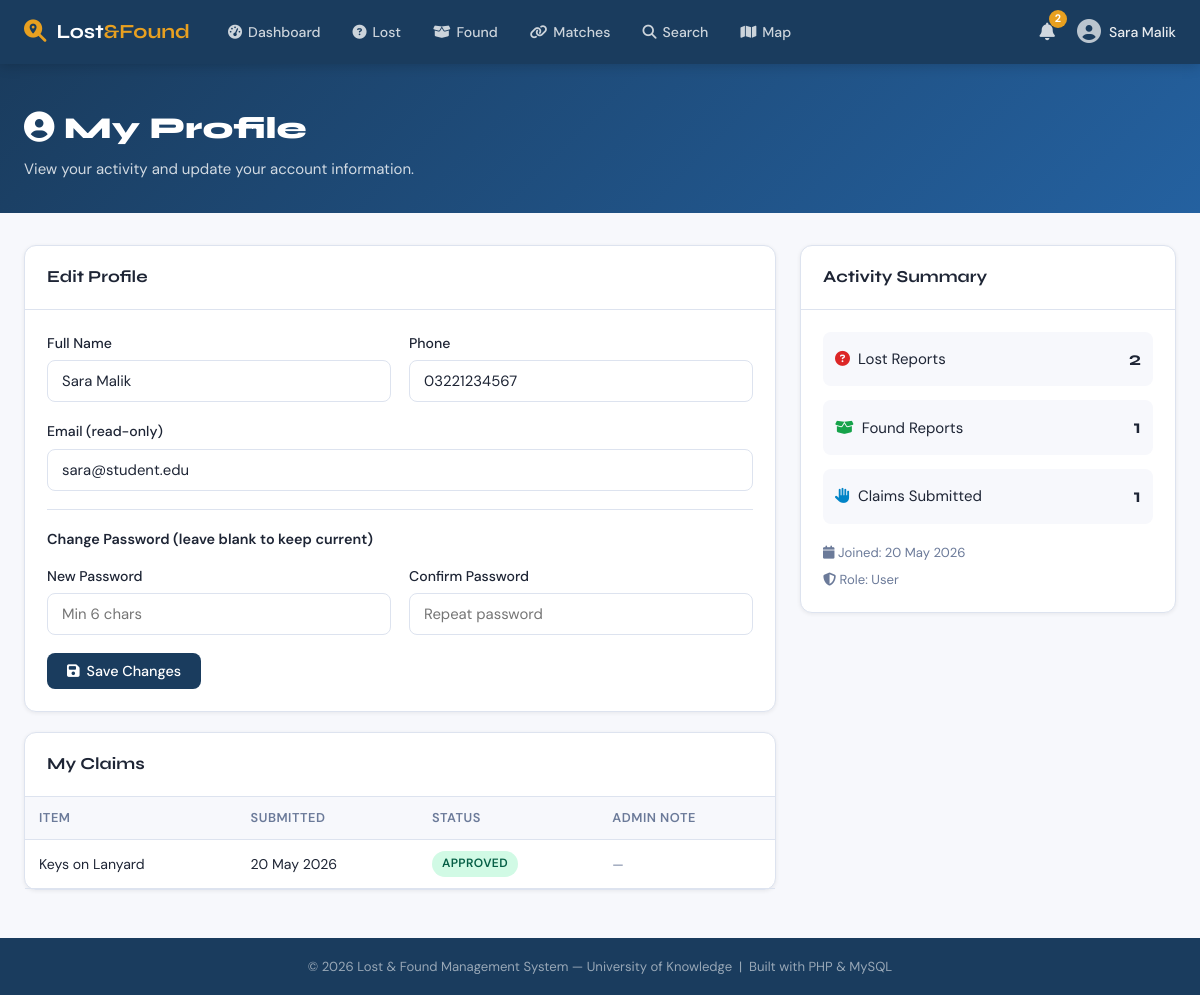
Screenshot of /profile.php (signed in) with the database file from the repository.
### tables this page shows
CREATE TABLE IF NOT EXISTS users (
    user_id      INT UNSIGNED AUTO_INCREMENT PRIMARY KEY,
    full_name    VARCHAR(100) NOT NULL,
    email        VARCHAR(150) NOT NULL UNIQUE,
    password     VARCHAR(255) NOT NULL,           
    phone        VARCHAR(20),
    role         ENUM('admin','user') NOT NULL DEFAULT 'user',
    avatar       VARCHAR(255)         DEFAULT 'default.png',
    is_active    TINYINT(1)           DEFAULT 1,
    created_at   DATETIME             DEFAULT CURRENT_TIMESTAMP,
    updated_at   DATETIME             DEFAULT CURRENT_TIMESTAMP ON UPDATE CURRENT_TIMESTAMP
);

CREATE TABLE IF NOT EXISTS claims (
    claim_id        INT UNSIGNED AUTO_INCREMENT PRIMARY KEY,
    found_item_id   INT UNSIGNED NOT NULL,
    claimant_id     INT UNSIGNED NOT NULL,
    proof_desc      TEXT NOT NULL,
    proof_image     VARCHAR(255) DEFAULT NULL,
    status          ENUM('pending','approved','rejected') DEFAULT 'pending',
    admin_note      TEXT DEFAULT NULL,
    reviewed_by     INT UNSIGNED DEFAULT NULL,
    submitted_at    DATETIME DEFAULT CURRENT_TIMESTAMP,
    reviewed_at     DATETIME DEFAULT NULL,
    CONSTRAINT fk_claim_item    FOREIGN KEY (found_item_id) REFERENCES found_items(item_id) ON DELETE CASCADE,
    CONSTRAINT fk_claim_user    FOREIGN KEY (claimant_id)   REFERENCES users(user_id)       ON DELETE CASCADE,
    CONSTRAINT fk_claim_admin   FOREIGN KEY (reviewed_by)   REFERENCES users(user_id)       ON DELETE SET NULL
);

CREATE TABLE IF NOT EXISTS found_items (
    item_id        INT UNSIGNED AUTO_INCREMENT PRIMARY KEY,
    user_id        INT UNSIGNED NOT NULL,
    category_id    INT UNSIGNED NOT NULL,
    location_id    INT UNSIGNED NOT NULL,
    name           VARCHAR(150) NOT NULL,
    description    TEXT,
    date_found     DATE NOT NULL,
    image_path     VARCHAR(255) DEFAULT NULL,
    status         ENUM('open','matched','claimed','closed') DEFAULT 'open',
    created_at     DATETIME DEFAULT CURRENT_TIMESTAMP,
    updated_at     DATETIME DEFAULT CURRENT_TIMESTAMP ON UPDATE CURRENT_TIMESTAMP,
    CONSTRAINT fk_found_user    FOREIGN KEY (user_id)     REFERENCES users(user_id)     ON DELETE CASCADE,
    CONSTRAINT fk_found_cat     FOREIGN KEY (category_id) REFERENCES categories(category_id),
    CONSTRAINT fk_found_loc     FOREIGN KEY (location_id) REFERENCES locations(location_id)
);

### includes/auth.php (called while the page is built, shortened)
<?php
function currentUser(): ?array {
    static $user = null;
    if ($user === null) {
        $db = getDB();
        $stmt = $db->prepare("SELECT * FROM users WHERE user_id = ?");
        $stmt->execute([$_SESSION['user_id']]);
        $user = $stmt->fetch() ?: null;
    }
    return $user;
}

### profile.php (the view, shortened to what this page needs)
<?php
require_once __DIR__ . '/includes/auth.php';
require_once __DIR__ . '/includes/functions.php';
$user  = currentUser();
$myLost  = getLostItems(currentUserId());
$myFound = getFoundItems(currentUserId());
$myClaims = getClaims(currentUserId());
?>
<?php require __DIR__ . '/includes/header.php'; ?>
<div class="page-header">
  <div class="container">
    <h1><i class="fa fa-user-circle"></i> My Profile</h1>
    <p>View your activity and update your account information.</p>
  </div>
</div>
<div class="page-body">
<div class="container">
<div class="two-col">
  <div style="display:flex;flex-direction:column;gap:20px;">
    <div class="card">
      <div class="card-header"><h2>Edit Profile</h2></div>
      <div class="card-body">
        <form method="POST">
          <div class="form-row">
            <div class="form-group">
              <label class="form-label">Full Name</label>
              <input type="text" name="full_name" class="form-control" value="<?= htmlspecialchars($user['full_name']) ?>" required>
            </div>
            <div class="form-group">
              <label class="form-label">Phone</label>
              <input type="text" name="phone" class="form-control" value="<?= htmlspecialchars($user['phone'] ?? '') ?>">
            </div>
          </div>
          <div class="form-group">
            <label class="form-label">Email (read-only)</label>
            <input type="email" class="form-control" value="<?= htmlspecialchars($user['email']) ?>" disabled>
          </div>
          <hr style="border:none;border-top:1px solid var(--border);margin:18px 0;">
          <h4 style="font-size:.9rem;font-weight:600;margin-bottom:14px;">Change Password (leave blank to keep current)</h4>
          <div class="form-row">
            <div class="form-group">
              <label class="form-label">New Password</label>
              <input type="password" name="new_password" class="form-control" placeholder="Min 6 chars">
            </div>
            <div class="form-group">
              <label class="form-label">Confirm Password</label>
              <input type="password" name="confirm_password" class="form-control" placeholder="Repeat password">
            </div>
          </div>
          <button type="submit" class="btn btn-primary"><i class="fa fa-save"></i> Save Changes</button>
        </form>
      </div>
    </div>
    <?php if ($myClaims): ?>
    <div class="card">
      <div class="card-header"><h2>My Claims</h2></div>
      <div class="card-body" style="padding:0;">
        <table>
          <thead><tr><th>Item</th><th>Submitted</th><th>Status</th><th>Admin Note</th></tr></thead>
          <tbody>
            <?php foreach ($myClaims as $c): ?>
            <tr>
              <td><?= sanitize($c['item_name']) ?></td>
              <td><?= date('d M Y', strtotime($c['submitted_at'])) ?></td>
              <td><?= statusBadge($c['status']) ?></td>
              <td style="font-size:.82rem;color:var(--text-muted)"><?= htmlspecialchars($c['admin_note'] ?? '—') ?></td>
            </tr>
            <?php endforeach; ?>
          </tbody>
        </table>
      </div>
    </div>
    <?php endif; ?>
  </div>
  <div>
    <div class="card sidebar-card">
      <div class="card-header"><h2>Activity Summary</h2></div>
      <div class="card-body">
        <div style="display:flex;flex-direction:column;gap:14px;">
          <div style="display:flex;justify-content:space-between;align-items:center;padding:12px;background:var(--surface);border-radius:8px;">
            <div><i class="fa fa-circle-question" style="color:var(--danger)"></i> &nbsp;Lost Reports</div>
            <strong style="font-family:var(--font-display);font-size:1.2rem;"><?= count($myLost) ?></strong>
          </div>
          <div style="display:flex;justify-content:space-between;align-items:center;padding:12px;background:var(--surface);border-radius:8px;">
            <div><i class="fa fa-box-open" style="color:var(--success)"></i> &nbsp;Found Reports</div>
            <strong style="font-family:var(--font-display);font-size:1.2rem;"><?= count($myFound) ?></strong>
          </div>
          <div style="display:flex;justify-content:space-between;align-items:center;padding:12px;background:var(--surface);border-radius:8px;">
            <div><i class="fa fa-hand" style="color:var(--info)"></i> &nbsp;Claims Submitted</div>
            <strong style="font-family:var(--font-display);font-size:1.2rem;"><?= count($myClaims) ?></strong>
          </div>
        </div>
        <div style="margin-top:18px;font-size:.82rem;color:var(--text-muted);">
          <i class="fa fa-calendar"></i> Joined: <?= date('d M Y', strtotime($user['created_at'])) ?>
        </div>
        <div style="margin-top:6px;font-size:.82rem;color:var(--text-muted);">
          <i class="fa fa-shield-halved"></i> Role: <?= ucfirst($user['role']) ?>
        </div>
      </div>
    </div>
  </div>
</div>
</div>
</div>
<?php require __DIR__ . '/includes/footer.php'; ?>

### includes/functions.php (shortened to what this page needs)
<?php
function getLostItems(int $userId = 0, string $status = ''): array {
    $db  = getDB();
    $sql = "SELECT li.*, c.name AS category, l.building, l.room, u.full_name AS reporter
            FROM lost_items li
            JOIN categories c ON li.category_id = c.category_id
            JOIN locations  l ON li.location_id  = l.location_id
            JOIN users      u ON li.user_id       = u.user_id
            WHERE 1=1";
    $params = [];
    if ($userId) { $sql .= " AND li.user_id = ?";  $params[] = $userId; }
    $sql .= " ORDER BY li.created_at DESC";
    $s = $db->prepare($sql);
    $s->execute($params);
    return $s->fetchAll();
}
function getFoundItems(int $userId = 0, string $status = ''): array {
    $db  = getDB();
    $sql = "SELECT fi.*, c.name AS category, l.building, l.room, u.full_name AS reporter
            FROM found_items fi
            JOIN categories c ON fi.category_id = c.category_id
            JOIN locations  l ON fi.location_id  = l.location_id
            JOIN users      u ON fi.user_id       = u.user_id
            WHERE 1=1";
    $params = [];
    if ($userId) { $sql .= " AND fi.user_id = ?";  $params[] = $userId; }
    $sql .= " ORDER BY fi.created_at DESC";
    $s = $db->prepare($sql);
    $s->execute($params);
    return $s->fetchAll();
}
function getClaims(int $userId = 0): array {
    $db  = getDB();
    $sql = "SELECT cl.*, fi.name AS item_name, fi.image_path, u.full_name AS claimant_name, u.email AS claimant_email,
                   loc.building
            FROM claims cl
            JOIN found_items fi ON cl.found_item_id = fi.item_id
            JOIN users       u  ON cl.claimant_id   = u.user_id
            JOIN locations   loc ON fi.location_id  = loc.location_id
            WHERE 1=1";
    $params = [];
    if ($userId) { $sql .= " AND cl.claimant_id = ?"; $params[] = $userId; }
    $sql .= " ORDER BY cl.submitted_at DESC";
    $s = $db->prepare($sql);
    $s->execute($params);
    return $s->fetchAll();
}
function sanitize(string $s): string {
    return htmlspecialchars(trim($s), ENT_QUOTES, 'UTF-8');
}
function statusBadge(string $status): string {
    $map = [
        'open'    => 'badge-open',
        'matched' => 'badge-matched',
        'claimed' => 'badge-claimed',
        'closed'  => 'badge-closed',
        'pending' => 'badge-pending',
        'approved'=> 'badge-approved',
        'rejected'=> 'badge-rejected',
        'verified'=> 'badge-verified',
    ];
    $cls = $map[$status] ?? 'badge-open';
    return "<span class=\"badge {$cls}\">" . ucfirst($status) . "</span>";
}

### assets/css/main.css (style rules this page uses)
:root { --primary: #1a3c5e; --primary-lt: #2461a0; --accent: #e8a020; --accent-dk: #c4870a; --surface: #f7f8fc; --card: #ffffff; --border: #dde3ef; --text: #1e2535; --text-muted: #6b7a99; --success: #16a34a; --danger: #dc2626; --warning: #d97706; --info: #0284c7; --radius: 12px; --shadow-sm: 0 1px 4px rgba(0,0,0,.07); --shadow-md: 0 4px 16px rgba(0,0,0,.10); --shadow-lg: 0 8px 32px rgba(0,0,0,.14); --font-display: 'Syne', sans-serif; --font-body: 'DM Sans', sans-serif; --nav-h: 64px; }
*, *::before, *::after { box-sizing: border-box; margin: 0; padding: 0; }
html { scroll-behavior: smooth; }
body { font-family: var(--font-body); background: var(--surface); color: var(--text); font-size: 15px; line-height: 1.6; min-height: 100vh; display: flex; flex-direction: column; }
.container { max-width: 1200px; margin: 0 auto; padding: 0 24px; }
.page-header { background: linear-gradient(135deg, var(--primary) 0%, var(--primary-lt) 100%); color: #fff; padding: 40px 0 32px; }
.page-header h1 { font-family: var(--font-display); font-size: 1.9rem; font-weight: 800; }
.page-header p { opacity: .8; margin-top: 4px; }
.page-body { padding: 32px 0 48px; }
.card { background: var(--card); border: 1px solid var(--border); border-radius: var(--radius); box-shadow: var(--shadow-sm); }
.card-header { padding: 18px 22px; border-bottom: 1px solid var(--border); display: flex; align-items: center; justify-content: space-between; }
.card-header h2 { font-family: var(--font-display); font-size: 1.05rem; font-weight: 700; }
.card-body { padding: 22px; }
.badge { display: inline-flex; align-items: center; padding: 3px 10px; border-radius: 99px; font-size: .75rem; font-weight: 600; text-transform: uppercase; letter-spacing: .03em; }
.badge-approved { background: #d1fae5; color: #065f46; }
.btn { display: inline-flex; align-items: center; gap: 7px; padding: 9px 20px; border-radius: 8px; font-family: var(--font-body); font-size: .9rem; font-weight: 500; border: none; cursor: pointer; transition: all .15s; text-decoration: none; white-space: nowrap; }
.btn-primary { background: var(--primary); color: #fff; }
.form-group { margin-bottom: 18px; }
.form-label { display: block; font-weight: 500; font-size: .88rem; margin-bottom: 6px; }
.form-control { width: 100%; padding: 10px 14px; border: 1px solid var(--border); border-radius: 8px; font-family: var(--font-body); font-size: .93rem; color: var(--text); background: var(--card); transition: border-color .15s, box-shadow .15s; outline: none; }
.form-row { display: grid; grid-template-columns: 1fr 1fr; gap: 18px; }
table { width: 100%; border-collapse: collapse; font-size: .88rem; }
thead tr { background: var(--surface); }
th, td { padding: 11px 14px; text-align: left; border-bottom: 1px solid var(--border); }
th { font-weight: 600; font-size: .8rem; text-transform: uppercase; letter-spacing: .04em; color: var(--text-muted); }
.two-col { display: grid; grid-template-columns: 2fr 1fr; gap: 24px; }
.sidebar-card { position: sticky; top: calc(var(--nav-h) + 16px); }

### rows the page displays
users: full_name "Sara Malik", phone "03221234567", email "sara@student.edu", created_at "20 May 2026", role "User"
claims: found_item.name "Keys on Lanyard", submitted_at "20 May 2026", status "APPROVED", admin_note "—"

### other values shown
$cnt "2"
$_SESSION['full_name'] "Sara Malik"
count($myLost) "2"
count($myFound) "1"
count($myClaims) "1"
